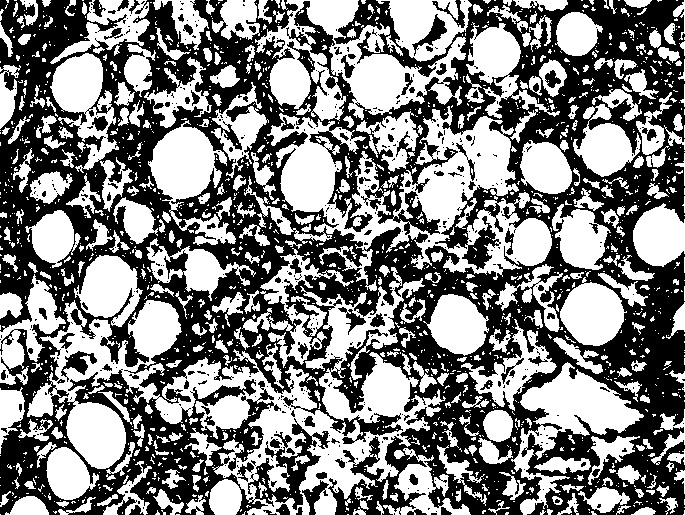
#> input picture year4/semester1/CT404: Graphics & Image Processing/assignments/assignment2/code/task1/output/otsu.jpg, 685 x 515 px
$ python 4_noise_removal.py
#> lines starting #> are read from the running program, lines starting #| are printed output that depends on the picture
# Task 1.4: Noise Removal
import cv2

# read in thresholded image
image = cv2.imread("./output/otsu.jpg", cv2.IMREAD_GRAYSCALE)
#> image is the input picture: shape (515, 685); min 0, max 255, mean 127.9

# try several different sizes of structuring element (must be odd)
for kernel_size in range(1, 32, 2):
    # define a disk-shaped structuring element
    structuring_element = cv2.getStructuringElement(cv2.MORPH_ELLIPSE, (kernel_size, kernel_size))

    # apply morphological opening to remove noise
    opened_image = cv2.morphologyEx(image, cv2.MORPH_OPEN, structuring_element)
    cv2.imwrite(f"./output/kernel_size_{kernel_size}.jpg", opened_image)
#> this loop made 16 passes
#> pass 2, `opened_image = cv2.morphologyEx(image, cv2.MORPH_OPEN, structuring_ele..`:
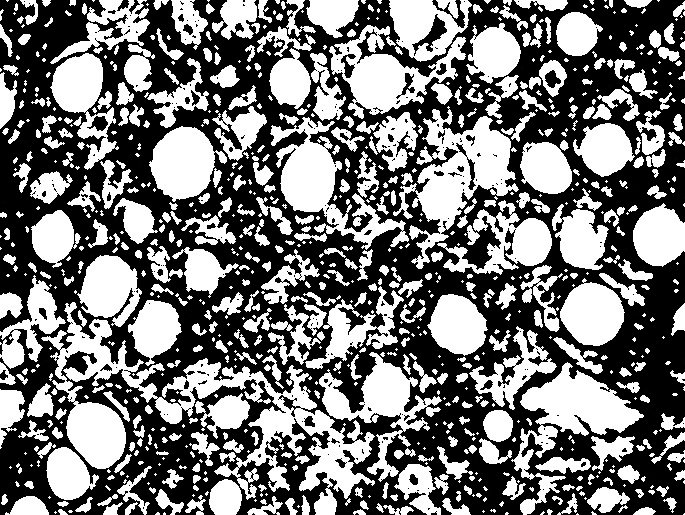
#> opened_image: shape (515, 685); min 0, max 255, mean 117.8
#> pass 3, `opened_image = cv2.morphologyEx(image, cv2.MORPH_OPEN, structuring_ele..`:
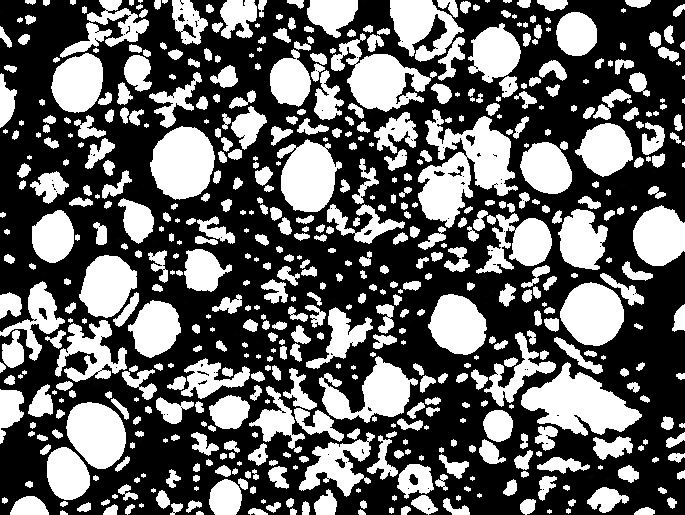
#> opened_image: shape (515, 685); min 0, max 255, mean 99.8
